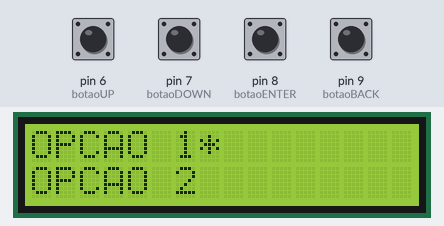
Bench run of a sketch on a simulated Arduino Mega 2560, built for the host (arithmetic inside an expression is 32-bit, double 64-bit). Shown: 16×2 character LCD. The test bench sets the inputs (shaded band); at power-on: pin 6 (botaoUP), pin 7 (botaoDOWN), pin 8 (botaoENTER), pin 9 (botaoBACK) LOW.

Above: at 1.2 s.
1.3 s: pin 7 (botaoDOWN) pulled HIGH for 0.15 s
At 1.8 s:
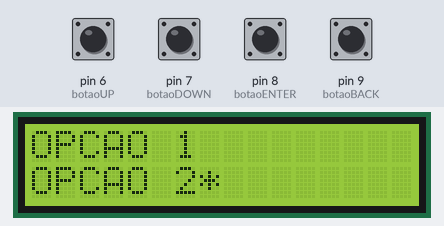
2.9 s: pin 8 (botaoENTER) pulled HIGH for 0.15 s
At 4.1 s:
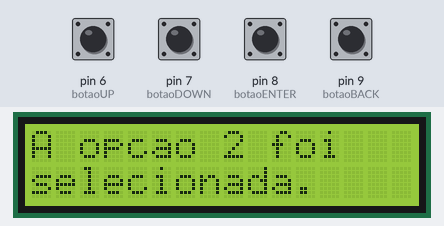
4.5 s: pin 9 (botaoBACK) pulled HIGH for 0.15 s
At 5.6 s:
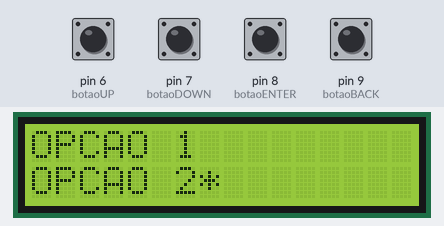
6.1 s: pin 7 (botaoDOWN) pulled HIGH for 1 s
At 6.8 s:
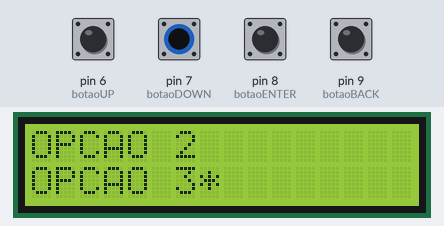
8.6 s: pin 6 (botaoUP) pulled HIGH for 0.15 s
At 9.7 s:
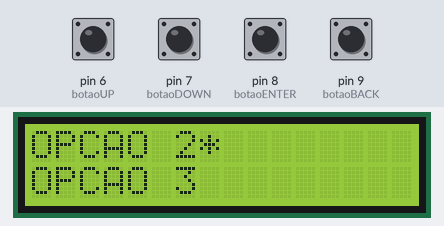
10.2 s: pin 8 (botaoENTER) pulled HIGH for 1 s
At 11.1 s:
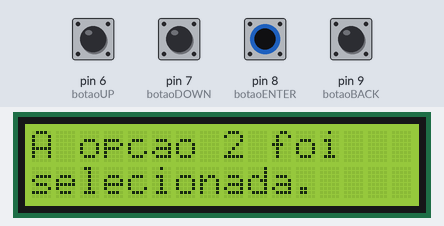
Timing chart, 0 to 13.2 s (numbered marks = the images above; inputs shaded):
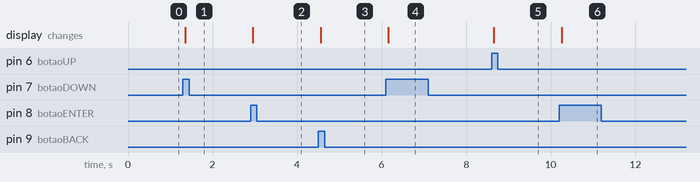

Measured:
- after the input at 1.3 s, the display: changes after 0.05 s (image 1)
- after the input at 2.9 s, the display: changes after 0.06 s (image 2)
- after the input at 4.5 s, the display: first changes after 0.06 s (image 3 shows a later state)
- after the input at 6.1 s, the display: changes after 0.06 s (image 4)
- after the input at 8.6 s, the display: changes after 0.05 s (image 5)
- after the input at 10.2 s, the display: changes after 0.06 s (image 6)

The sketch:

a7-code.ino
```cpp
#include <LiquidCrystal.h>

LiquidCrystal lcd(12, 11, 5, 4, 3, 2);

const int LM35 = 0;
const int botaoUP = 6;
const int botaoDOWN = 7;
const int botaoENTER = 8;
const int botaoBACK = 9;
int ADClido = 0;
int estadoBotaoUP = 0;
int estadoBotaoDOWN = 0;
int estadoBotaoENTER = 0;
int estadoBotaoBACK = 0;
int lastButtonStateUP = 0;
int lastButtonStateDOWN = 0;
int lastButtonStateENTER = 0;
int lastButtonStateBACK = 0;
int posCIMA = 1;
int selectedLine = 0;
int onUP = 0;
int onDOWN = 0;
int onENTER = 0;
int onBACK = 0;

void setup() {
  lcd.begin(16, 2);
  lcd.setCursor(7,0);
  lcd.print("*");
  //analogReference(INTERNAL1V1); // Arduino MEGA /Atmel2560
  analogReference(INTERNAL);
  pinMode(botaoUP,INPUT);
  pinMode(botaoDOWN,INPUT);
  pinMode(botaoENTER,INPUT);
  pinMode(botaoBACK,INPUT);
}

void loop() {
  estadoBotaoUP = digitalRead(botaoUP);
  estadoBotaoDOWN = digitalRead(botaoDOWN);
  estadoBotaoENTER = digitalRead(botaoENTER);
  estadoBotaoBACK = digitalRead(botaoBACK);

// MENU
  if (onENTER == 0){
    lcd.setCursor(0,0);
    if (posCIMA == 1){
      lcd.print("OPCAO 1");
      lcd.setCursor(0,1);
      lcd.print("OPCAO 2");
    }
    if (posCIMA == 2){
      lcd.print("OPCAO 2");
      lcd.setCursor(0,1);
      lcd.print("OPCAO 3");
    }
    if (posCIMA == 3){
      lcd.print("OPCAO 3");
      lcd.setCursor(0,1);
      lcd.print("OPCAO 4");
    }
    if (posCIMA == 4){
      lcd.print("OPCAO 4");
      lcd.setCursor(0,1);
      lcd.print("OPCAO 5");
    }
  }

// BOTAO UP
  if (estadoBotaoUP != lastButtonStateUP){
    if (estadoBotaoUP == HIGH){
      if (onUP == 0){
        onUP = 1;
      }
    }
    delay(50);
  }
  lastButtonStateUP = estadoBotaoUP;

  if (onUP == 1){
    if (onENTER == 0){
      if (selectedLine == 0 && posCIMA != 1){
        posCIMA--;
      }
      if (selectedLine == 1){
        selectedLine = 0;
      }
      lcd.setCursor(7,0);
      lcd.print("*");
      lcd.setCursor(7,1);
      lcd.print(" ");
    }
    onUP = 0;
  }

// BOTAO DOWN
  if (estadoBotaoDOWN != lastButtonStateDOWN){
    if (estadoBotaoDOWN == HIGH){
      if (onDOWN == 0){
        onDOWN = 1;
      }
    }
    delay(50);
  }
  lastButtonStateDOWN = estadoBotaoDOWN;

  if (onDOWN == 1){
    if (onENTER == 0){
      if (selectedLine == 1 && posCIMA != 4){
        posCIMA++;
      }
      if (selectedLine == 0){
        selectedLine = 1;
      }
      lcd.setCursor(7,0);
      lcd.print("  ");
      lcd.setCursor(7,1);
      lcd.print("*");
    }
    onDOWN = 0;
  }

// BOTAO ENTER
  if (estadoBotaoENTER != lastButtonStateENTER){
    if (estadoBotaoENTER == HIGH){
      if (onENTER == 0){
        onENTER = 1;
      }
    }
    delay(50);
  }
  lastButtonStateENTER = estadoBotaoENTER;

  if (onENTER == 1){
    lcd.setCursor(0,0);
    if (posCIMA == 1){
      if (selectedLine == 0){
    	lcd.print("A opcao 1 foi");
      }else{
    	lcd.print("A opcao 2 foi");
      }
    }
    if (posCIMA == 2){
      if (selectedLine == 0){
    	lcd.print("A opcao 2 foi");
      }else{
    	lcd.print("A opcao 3 foi");
      }
    }
    if (posCIMA == 3){
      if (selectedLine == 0){
    	lcd.print("A opcao 3 foi");
      }else{
    	lcd.print("A opcao 4 foi");
      }
    }
    if (posCIMA == 4){
      if (selectedLine == 0){
    	lcd.print("A opcao 4 foi");
      }else{
    	lcd.print("A opcao 5 foi");
      }
    }
    lcd.setCursor(0,1);
    lcd.print("selecionada.");
  }

// BOTAO BACK
  if (estadoBotaoBACK != lastButtonStateBACK){
    if (estadoBotaoBACK == HIGH){
      if (onBACK == 0){
        onBACK = 1;
      }
    }
    delay(50);
  }
  lastButtonStateBACK = estadoBotaoBACK;

  if (onBACK == 1){
    if (onENTER == 1){
      lcd.setCursor(0,0);
      if (selectedLine == 0){
        lcd.print("       *       ");
        lcd.setCursor(0,1);
        lcd.print("               ");
      }else{
        lcd.print("               ");
        lcd.setCursor(0,1);
        lcd.print("       *       ");
      }
    }
    onBACK = 0;
    onENTER = 0;
  }
}
```
